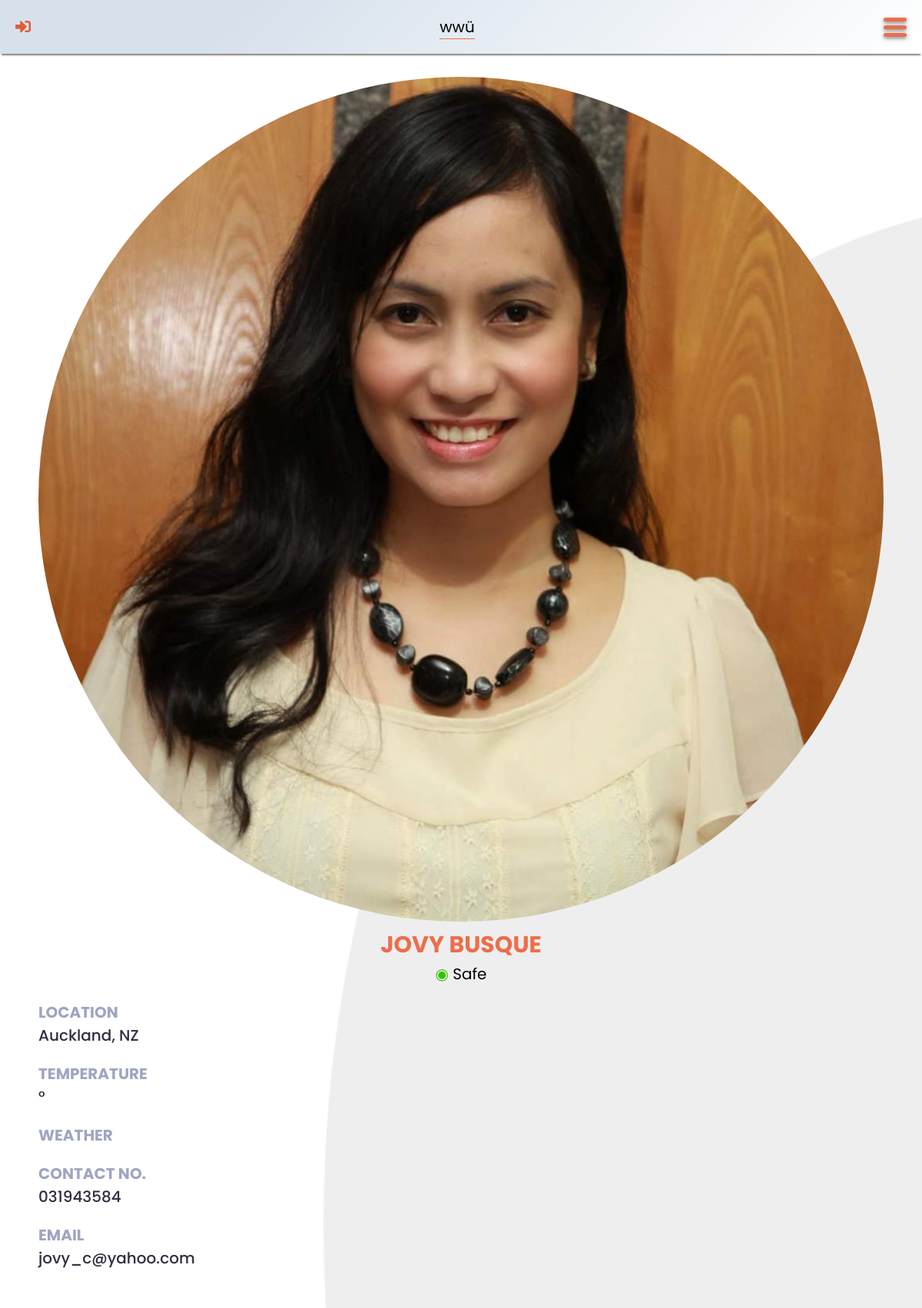
The page /friend.php?friend-id=3 on the database as committed earlier.
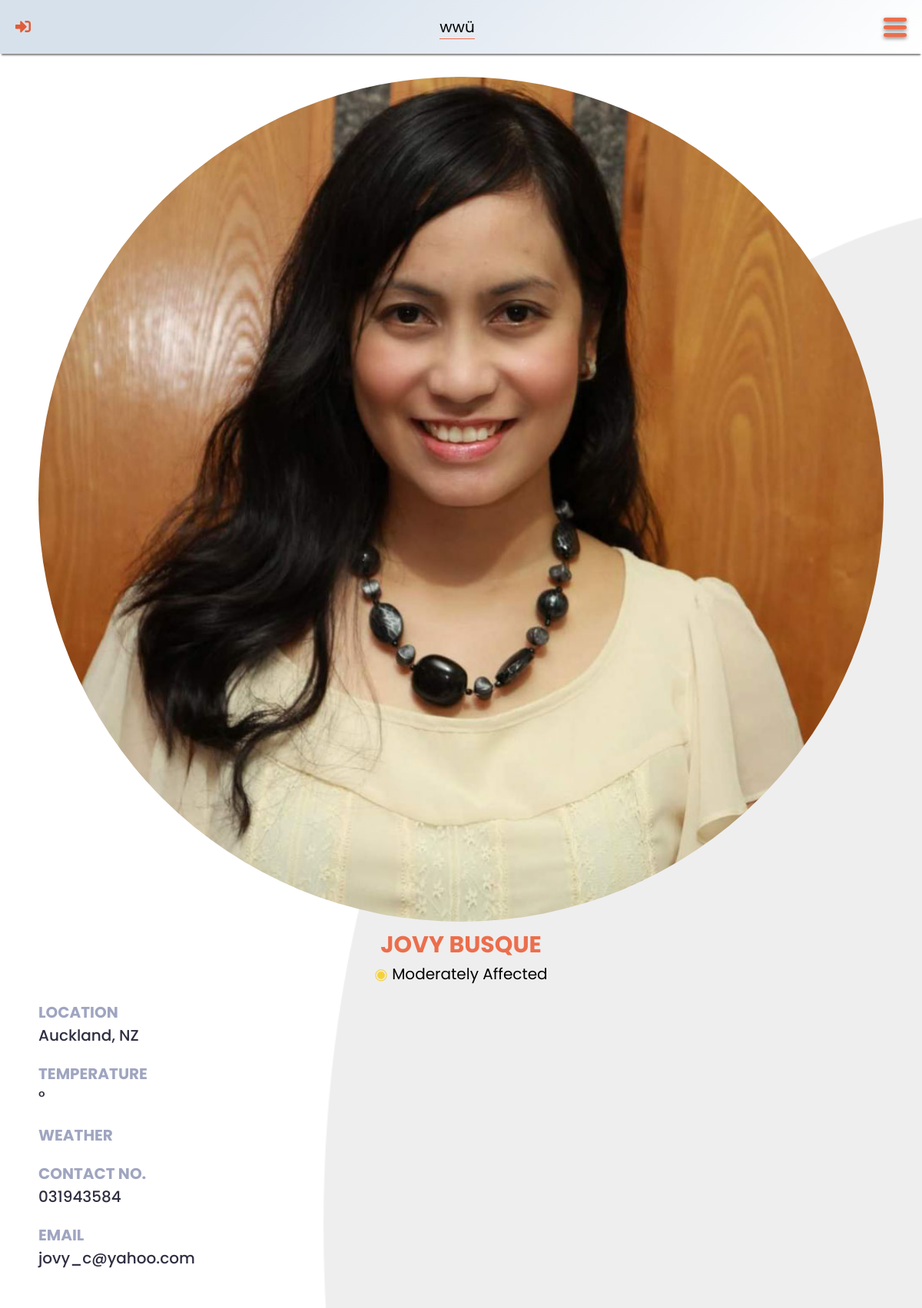
The same page on the database as committed later.
### tables this page shows
CREATE TABLE `user` (
	`user_id` INT UNSIGNED AUTO_INCREMENT PRIMARY KEY,
	`fname` VARCHAR(50) NOT NULL,
	`lname` VARCHAR(50) NOT NULL,
	`contact_no` CHAR(13) NOT NULL,
	`location` VARCHAR(50) NOT NULL,
	`email` VARCHAR(100) NOT NULL UNIQUE,
	`password` VARCHAR(255) NOT NULL,
	`profile_picture` CHAR(12) DEFAULT 'default.jpg' NOT NULL ,
	`status` ENUM('Safe', 'Moderately Affected', 'Severely Affected') DEFAULT 'Safe' NOT NULL
);

### src/header.php (called while the page is built, shortened)
<?php
	if (isset($_SESSION["account-verified"])) {
		$user_id = $_SESSION["account-verified"];
		require_once "config/config.php";
		require_once "lib/database-handler.php";
		require_once "models/User.php";
		$user = new User();
		$account = $user->getUser($user_id);
		$fname = $account->fname;
		$location = $account->location;
		$icon = "out";
		$logInLogOut = "src/sign-out.php";
	}
	else {
		$user_id = $location = "";
		$fname = "wwü";
		$icon = "in";
	}
?>

### lib/database-handler.php (called while the page is built, shortened)
<?php
class Database {
	private $host = DB_HOST;
	private $dbname = DB_NAME;
	private $charset = DB_CHARSET;
	private $user = DB_USER;
	private $password = DB_PASSWORD;
	private $dbh;
	private $stmt;
	public function __construct() {
		$dsn = "mysql:host=".$this->host.";charset=".$this->charset.";dbname=".$this->dbname;
		$options = array (
			PDO::ATTR_PERSISTENT => true,
			PDO::ATTR_ERRMODE => PDO::ERRMODE_EXCEPTION,
			PDO::ATTR_ORACLE_NULLS => PDO::NULL_NATURAL
		);
		try {
			$this->dbh = new PDO($dsn, $this->user, $this->password, $options);
		}
		catch (PDOException $e) {
			$this->error = $e->getMessage()." in ".$e->getFile()." on line ".$e->getLine();
			$this->terminate();
		}
	}
	public function query($query) {
		$this->stmt = $this->dbh->prepare($query);
	}
	public function bind($param, $value, $type = null) {
		if (is_null($type)) {
			switch (true) {
				default:
					$type = PDO::PARAM_STR;
			}
		}
		$this->stmt->bindValue($param, $value, $type);
	}
	public function execute($message = "", $redirect = "") {
		try {
			return $this->stmt->execute();
		}
		catch (PDOException $e) {
			$this->logFile = "../src/log.txt";
			$this->error = $e->getMessage()." in ".$e->getFile()." on line ".$e->getLine();
			$this->logError();
		}
		finally {
			if ($redirect !== "") {
				$this->confirmQuery($message, $redirect);
			}
		}
	}
	public function resultRecord() {
		$this->execute();
		return $this->stmt->fetch(PDO::FETCH_OBJ);
	}
}

### models/User.php (called while the page is built, shortened)
<?php
class User {
	protected $db;
	public function __construct() {
		$this->db = new Database();
	}
	public function getUser($id) {
		$this->db->query("SELECT * FROM `user` WHERE `user_id` = ?");
		$this->db->bind(1, $id);
		return $this->db->resultRecord();
	}
}

### friend.php (the view, shortened to what this page needs)
<?php
	require_once "src/header.php";
	if (isset($_GET["friend-id"])) {
		$friend_id = $_GET["friend-id"];
		require_once "lib/database-handler.php";
		require_once "models/User.php";
		$user = new User();
		$f = $user->getUser($friend_id);
	}
	else {
		echo "<script>alert('Sorry, something went wrong!');</script>";
		echo "<script>window.location.href = 'friends.php'</script>";
	}
?>
<!DOCTYPE html>
<html lang="en">
<head>
	<link rel="stylesheet" type="text/css" href="css/all.min.css" />
	<link rel="stylesheet" type="text/css" href="css/general.css" />
	<link rel="stylesheet" type="text/css" href="css/outer-navigation-menu.css" />
	<link rel="stylesheet" type="text/css" href="css/weather-status.css" />
	<link rel="stylesheet" type="text/css" href="css/friend.css" />
</head>
<body>
	<header>
		<a href="login.html" class="fas fa-sign-<?php echo $icon; ?>-alt"></a>
		<div class="data">
			<p id="fname" data-user-id="<?php echo $user_id; ?>"><?php echo $fname; ?></p>
			<p id="location"><?php echo $location; ?></p>
		</div>
		<label for="check-menu" class="menu-button"><div class="menu-lines"></div></label>
	</header>
	<main>
		<section id="friend">
			<img src="img/profile-pictures/<?php echo $f->profile_picture; ?>" alt="Profile Picture" />
			<h2><?php echo $f->fname." ".$f->lname; ?></h2>
			<div class="center">
				<span class="status <?php echo str_replace(" ", "-", strtolower($f->status)); ?>">&#9673;</span>
				<?php echo $f->status; ?>
			</div>
			<div id="friend-data">
				<div class="item">
					<div class="label">Location</div>
					<div id="friend-location" class="value"><?php echo $f->location; ?></div>
				</div>
				<div class="item">
					<div class="label">Temperature</div>
					<div id="temperature" class="value"><span class="value"></span>&#176; <span class="unit"></span></div>
				</div>
				<div class="item">
					<div class="label">Weather</div>
				</div>
				<div class="item">
					<div class="label">Contact No.</div>
					<div class="value"><a href="tel:<?php echo $f->contact_no; ?>"><?php echo $f->contact_no; ?></a></div>
				</div>
				<div class="item">
					<div class="label">Email</div>
					<div class="value"><a href="mailto:<?php echo $f->email; ?>"><?php echo $f->email; ?></a></div>
				</div>
			</div>
		</section>
	</main>
</body>
</html>

### css/general.css (style rules this page uses)
:root { --cadet-blue: #9fa5c0; --charade: #2f2e41; --dark-orange: #e15c38; --green: #34c300; --gun-powder: #3f3f56; --light-gray: #d3d3d3; --orange: #ec6e4c; --red: #ff0000; --saffron: #f5d23b; --sandy-brown: #f2a65a; --tall-poppy: #b2272b; }
* { -webkit-tap-highlight-color: transparent; box-sizing: border-box; font-family: "Poppins", sans-serif; margin: 0; padding: 0; }
h2 { color: var(--orange); font-weight: 700; margin: 0 0 10px 0; text-align: center; text-transform: uppercase; }
body { padding: env(safe-area-inset-top, 0px) env(safe-area-inset-right, 0px) env(safe-area-inset-bottom, 0px) env(safe-area-inset-left, 0px); font-size: 20px; }

### css/outer-navigation-menu.css (style rules this page uses)
header { align-items: center; background-image: linear-gradient(315deg, #ffffff 0%, #d7e1ec 74%); box-shadow: 0 4px 2px -2px gray; display: flex; height: 70px; justify-content: space-between; padding: 20px; position: fixed; top: 0; width: 100%; z-index: 20; }
header a { text-decoration: none; }
header .fas { color: var(--dark-orange); font-size: 20px; }
header .data p { margin: 0; text-align: center; }
#location { border-top: 1px solid var(--orange); color: var(--charade); font-family: "Baloo 2", sans-serif; font-size: 28px; font-weight: 700; line-height: 30px; margin-top: 2px; margin: 0; text-transform: uppercase; }
.menu-lines, .menu-lines::before, .menu-lines::after { background-color: var(--orange); border-radius: 5px; box-shadow: 0 2px 5px gray; height: 5px; transition: all 0.5s ease-in-out; width: 30px; }
.menu-lines::before, .menu-lines::after { content: ""; display: block; position: absolute; }
.menu-lines::before { transform: translateY(-10px); }
.menu-lines::after { transform: translateY(10px); }
section { padding: 100px 50px; }

### css/weather-status.css (style rules this page uses)
.moderately-affected { color: var(--saffron); }
.safe { color: var(--green); }

### css/friend.css (style rules this page uses)
main { background-image: url("../img/light-gray-background.png"); background-position: center center; background-repeat: no-repeat; background-size: cover; }
section { padding: 100px 50px 50px 50px; }
.center { text-align: center; }
#friend img { border-radius: 50%; width: 100%; }
h2 { margin-bottom: 0; }
.status { text-align: center; }
div.label { color: var(--cadet-blue); font-weight: bold; margin-top: 20px; text-transform: uppercase; }
div.value { color: var(--charade); font-weight: 500; }
a { color: inherit; text-decoration: none; }

Rows that differ between the two databases and show on the page:
changed user "JOVY": status "Safe" → "Moderately Affected"
